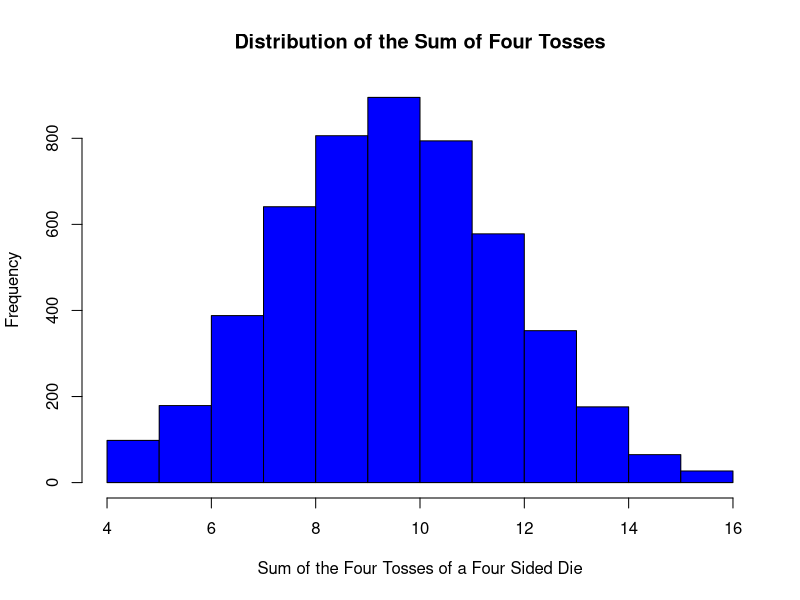
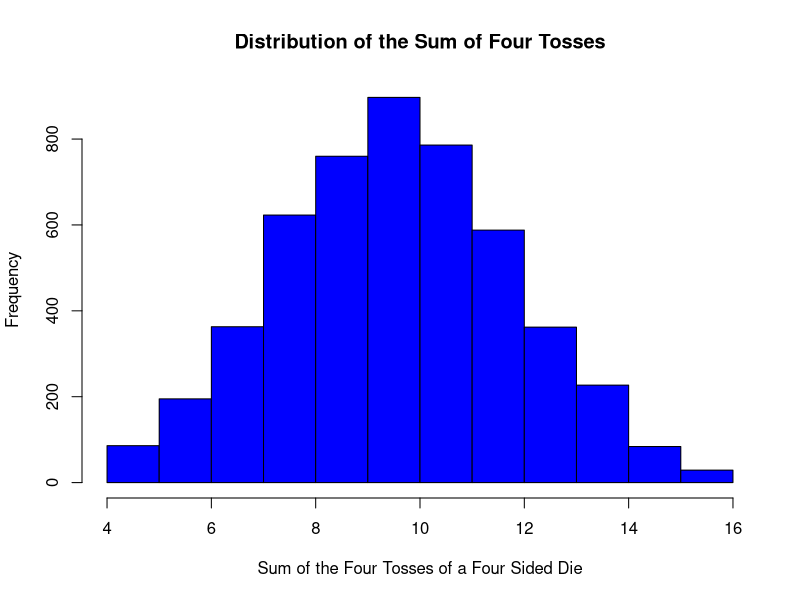
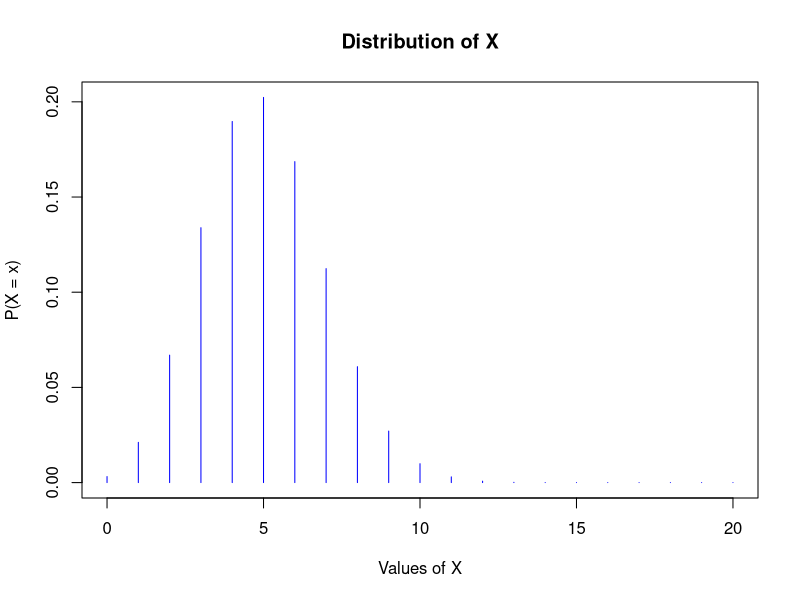

These figures' R source, in order:
## ---- chunk 1
nsims = 5000
outcome = numeric(nsims)
counter = 0
for(i in 1:nsims)
{
  outcome[i] = sum(sample(c(1,2,3,4), 4, replace = TRUE)) #sum of the 4 tosses
  if ((outcome[i] >= 7) & (outcome[i] <= 12)) counter = counter + 1
}
hist(outcome, xlab="Sum of the Four Tosses of a Four Sided Die", col="blue", main="Distribution of the Sum of Four Tosses")
prob=counter/nsims
prob
## ---- chunk 2
nsims = 5000
outcome = numeric(nsims)
counter = 0
for(i in 1:nsims)
{
  outcome[i] = sum(sample(c(1,2,3,4), 4, replace = TRUE)) #sum of the 4 tosses
  if ((outcome[i] > 13)) counter = counter + 1
}
hist(outcome, xlab="Sum of the Four Tosses of a Four Sided Die", col="blue", main="Distribution of the Sum of Four Tosses")
prob=counter/nsims
prob
## ---- chunk 3
nsims = 5000
minimumonefour = numeric(nsims)
counter = 0

for(i in 1:nsims)
{  outcome = sample(c(1,2,3,4), 4, replace=TRUE)  #outcome of the 4 tosses
   trialcount = 0
   for(j in 1:4)
   { if (outcome[j] == 3) trialcount =1
   }
   
   
if (trialcount > 0) counter =  counter + 1  #counts at how many times observed >= 4
}
prob= counter/nsims
prob
## ---- chunk 4
ns=choose(78,5)
case1=choose(5,3)*choose(12,2)
case2=choose(1,1)*choose(5,2)*choose(12,1)*choose(60,1)
prob=(case1+case2)/ns
prob
## ---- chunk 5
prior=c(0.5,0.3,0.2)
cond=c(0.4,0.2,0.2)
eachterm=prior*cond
sum(eachterm)
## ---- chunk 6
patmost3v1=1-(1/choose(9,4))
patmost3v1
x=0:3
patmost3v2=sum((choose(4,x)*choose(5,4-x))/choose(9,4))
patmost3v2
## ---- chunk 7
x = 0:20
probx = function(x){choose(20,x)*(0.25^{x})*(0.75)^{20-x}}
plot(x, probx(x), xlab="Values of X", ylab = "P(X = x)", main="Distribution of X", type="h", col="blue")
## ---- chunk 8
x = 0:20
probx = function(x){choose(20,x)*(0.25^{x})*(0.75)^{20-x}}
sum(probx(0:9))
